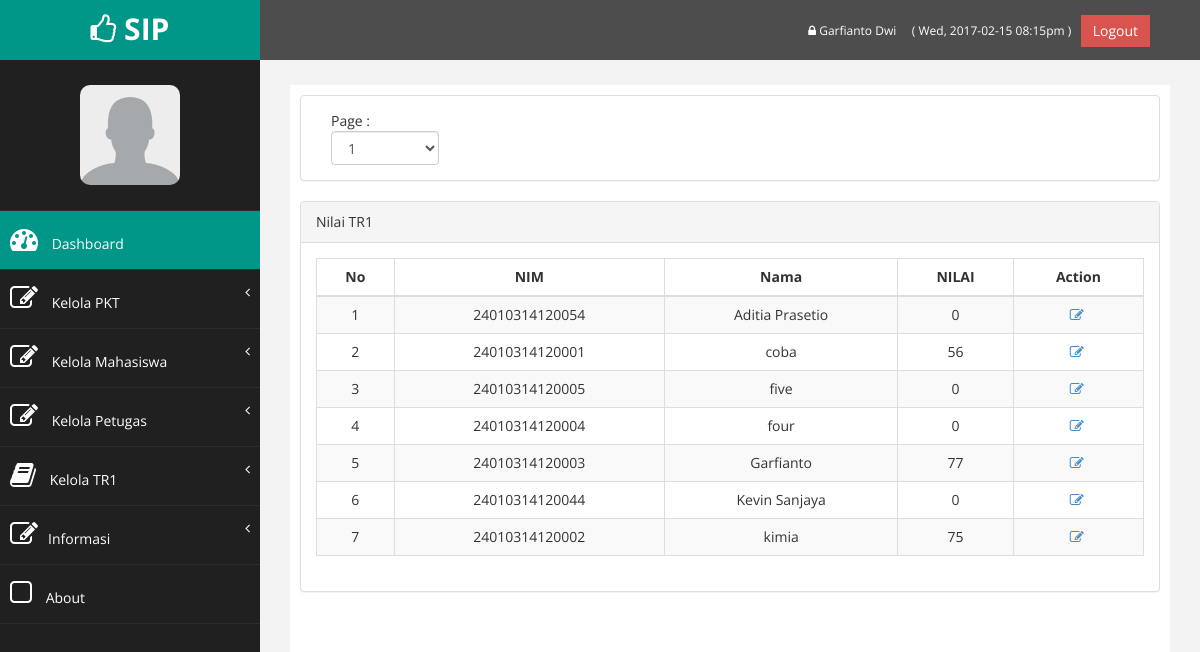
Screenshot of /dashboard/daftar_nilai_tr1_real.php (signed in) with the database file from the repository.
### tables this page shows
CREATE TABLE `petugas` (
  `idpetugas` int(11) NOT NULL,
  `nama` varchar(30) NOT NULL,
  `email` varchar(50) NOT NULL,
  `password` varchar(50) NOT NULL
);

CREATE TABLE `daftar_tr1` (
  `id_tr1` int(11) NOT NULL,
  `nim` varchar(14) NOT NULL,
  `komulatif` int(10) NOT NULL,
  `sks` int(10) NOT NULL,
  `krs` date NOT NULL,
  `daftar` date NOT NULL,
  `fisik` varchar(10) NOT NULL,
  `analitik` int(10) NOT NULL,
  `organik` int(10) NOT NULL,
  `anorganik` int(10) NOT NULL,
  `biokimia` int(10) NOT NULL,
  `nilai_akhir` int(11) NOT NULL
);

CREATE TABLE `anggota` (
  `nim` varchar(20) NOT NULL,
  `nama` varchar(30) NOT NULL,
  `password` varchar(50) NOT NULL,
  `alamat` varchar(150) NOT NULL,
  `kota` varchar(30) NOT NULL,
  `email` varchar(50) NOT NULL,
  `no_telp` varchar(15) NOT NULL,
  `id_wali` varchar(20) NOT NULL,
  `angkatan` varchar(10) NOT NULL,
  `judul` varchar(80) NOT NULL,
  `idlab` varchar(10) NOT NULL
);

### dashboard/functions.php (called while the page is built, shortened)
<?php
	require_once('connect.php');
	$con = mysqli_connect($db_host, $db_username, $db_password, $db_database);
	$site_name="SIP";
	if(isset($_SESSION['sip_masuk_aja'])){
		if($_SESSION['sip_status']=='petugas'){
			$query = "SELECT * FROM petugas WHERE idpetugas=".$_SESSION['sip_masuk_aja']."";
			$petugas=mysqli_query($con,$query);
			$petugas=$petugas->fetch_object();
			$status=$_SESSION['sip_status'];
		}elseif($_SESSION['sip_status']=='anggota'){
			$query = "SELECT * FROM anggota WHERE nim=".$_SESSION['sip_masuk_aja']."";
			$anggota=mysqli_query($con,$query);
			$anggota=$anggota->fetch_object();
			$status=$_SESSION['sip_status'];
		}elseif($_SESSION['sip_status']=='dosen'){
			$query = "SELECT * FROM dosen WHERE nip=".$_SESSION['sip_masuk_aja']."";
			$dosen=mysqli_query($con,$query);
			$dosen=$dosen->fetch_object();
			$status=$_SESSION['sip_status'];
		}elseif($_SESSION['sip_status']=='lab'){
			$query = "SELECT * FROM lab WHERE idlab=".$_SESSION['sip_masuk_aja']."";
			$lab=mysqli_query($con,$query);
			$lab=$lab->fetch_object();
			$status=$_SESSION['sip_status'];
		}else {
			echo "Harap ulangi login";
		}
	}
?>

### dashboard/daftar_nilai_tr1_real.php (the view, shortened to what this page needs)
<?php
	include_once('sidebar.php');
?>
<div class="row" >
	<div class="col-md-12 col-sm-12 col-xs-12">
		<div class="panel panel-default">
			<div class="panel-body">
				<div class="col-md-2 col-sm-12 col-xs-12">
					Page :
				<select class='form-control' id='page'>
				<?php
					$query = "SELECT count(nim) as jml_data FROM daftar_tr1";
					$result = $con->query( $query );
					$row = $result->fetch_object();
					$jml_data=$row->jml_data;
					$total_page=ceil($jml_data/10);
					for($i=1;$i<=$total_page;$i++){
						echo "<option value='".$i."'>".$i."</option>";
					}
				?>
				</select>
				</div>
			</div>
		</div>
	</div>
</div>
<div class="row" >
	<div class="col-md-12 col-sm-12 col-xs-12">
		<div class="panel panel-default">
			<div class="panel-heading">
			   Nilai TR1
			</div>
			<div class="panel-body">
				<div class="table-responsive">
					<table class="table table-striped table-bordered table-hover">
						<thead>
							<tr>
								<th>No</th>
								<th>NIM</th>
								<th>Nama</th>
								<th>NILAI</th>
								<?php if(($status=="petugas")||($status=="dosen")){
									echo "<th>Action</th>";
								}
								?>
							</tr>
						</thead>
						<tbody id="hasil_anggota">
						<?php
							if ($status=="petugas") {
								$query = "SELECT * FROM daftar_tr1 INNER JOIN anggota ON daftar_tr1.nim=anggota.nim ORDER BY nama LIMIT 10";
							}elseif ($status=="anggota") {
								$query = "SELECT * FROM daftar_tr1 INNER JOIN anggota ON daftar_tr1.nim=anggota.nim WHERE daftar_tr1.nim='".$anggota->nim."'";
							}elseif ($status=="dosen") {
								$query = "SELECT * FROM daftar_tr1 INNER JOIN anggota ON daftar_tr1.nim=anggota.nim INNER JOIN dosen ON anggota.id_wali=dosen.id_wali WHERE anggota.id_wali='".$dosen->id_wali."'";
							}else {
								$query = "SELECT * FROM daftar_tr1 INNER JOIN anggota ON daftar_tr1.nim=anggota.nim INNER JOIN dosen ON anggota.id_wali=dosen.id_wali WHERE anggota.idlab='".$lab->idlab."'";
							}
							$result = $con->query( $query );
							$i=1;
							while($row = $result->fetch_object()){
								echo "<tr align='center'>";
								echo "<td>".$i."</td>";$i++;
								echo "<td>".$row->nim."</td>";
								echo "<td>".$row->nama."</td>";
								echo "<td>".$row->nilai_akhir."</td>";
								if(($status=="petugas")||($status=="dosen")){
								echo "<td align='center'>
										<a href='edit_nilai_tr1.php?nim=".$row->nim."'><i class='fa fa-edit'></i></a>&nbsp;
									 </td>";
									 }
								echo "</tr>";
							}
						?>
						</tbody>
					</table>
				</div>
			</div>
		</div>
	</div>
</div>
<?php
	include_once('footer.php');
?>

### dashboard/sidebar.php (shortened to what this page needs)
<?php
	require_once('functions.php');
?>
<!DOCTYPE html>
<html xmlns="http://www.w3.org/1999/xhtml">
<head>
    <link href="assets/css/bootstrap.css" rel="stylesheet" />
    <link href="assets/css/font-awesome.css" rel="stylesheet" />
    <link href="assets/css/custom.css" rel="stylesheet" />
</head>
<body>
    <div id="wrapper">
		<nav class="navbar navbar-default navbar-cls-top " role="navigation" style="margin-bottom: 0">
            <div class="navbar-header">
                <a class="navbar-brand" hKeloref="index.php"><i class="fa fa-thumbs-o-up"></i> <?php echo $site_name ?></a>
            </div>
			<div style="color: white; padding: 15px 50px 5px 50px; float: right; font-size: 16px;">
				<a href="profil.php" title='Ubah Password' style="color:#fff; font-size:12px;"><i class="fa fa-lock"></i> <?php if($status=="petugas") echo $petugas->nama; elseif($status=="dosen") echo $dosen->nama_dosen;elseif($status=="lab") echo $lab->nama_lab; else echo $anggota->nama; ?> </a>&nbsp;&nbsp;
				<a style="text-decoration: none; color:#fff; font-size:12px;"> <?php
					echo " ( ".date("D, Y-m-d") . " ". date("h:ia")." )&nbsp;&nbsp;";
				?>
				</a>
				<a href="logout.php" class="btn btn-danger square-btn-adjust">Logout</a>
			</div>
        </nav>
        <nav class="navbar-default navbar-side" role="navigation">
            <div class="sidebar-collapse">
                <ul class="nav" id="main-menu">
				<li class="text-center">
					<img src="assets/img/user/default.jpg" class="user-image img-responsive"/>
				</li>
				<li>
					<a class="active-menu" href="index.php"><i class="fa fa-dashboard fa-2x"></i> Dashboard</a>
				</li>
				<?php
				if($status=="petugas"){
					echo '<li>
						<a href="#"><i class="fa fa-edit fa-2x"></i> Kelola PKT<span class="fa arrow"></span></a>
						<ul class="nav nav-second-level">
							<li><a href="p_daftar_pkt.php">Pendaftaran PKT</a></li>
							<li><a href="daftar_pkt.php">Daftar Mahasiswa PKT</a></li>
							<li><a href="daftar_input_judul.php">Input Judul Mahasiswa PKT</a></li>
							<li><a href="daftar_judul.php">Daftar Judul Mahasiswa PKT</a></li>
							<li><a href="mhs_lab.php">Input penempatan mahasiswa</a></li>
							<li><a href="daftar_penempatan.php">Daftar penempatan mahasiswa</a></li>
							<li><a href="bimbingan.php">Input bimbingan mahasiswa</a></li>
							<li><a href="daftar_bimbingan.php">Daftar bimbingan mahasiswa</a></li>
							<li><a href="input_nilai_pkt1.php">Input nilai PKT</a></li>
							<li><a href="nilai_pkt.php">Daftar Nilai PKT</a></li>
						</ul>
					</li>
					<li>
						<a href="#"><i class="fa fa-edit fa-2x"></i> Kelola Mahasiswa<span class="fa arrow"></span></a>
						<ul class="nav nav-second-level">
							<li><a href="daftar_anggota.php">Data Anggota</a></li>
							<li><a href="tambah_anggota.php">Tambah Anggota</a></li>
						</ul>
					</li>
					<li>
						<a href="#"><i class="fa fa-edit fa-2x"></i> Kelola Petugas<span class="fa arrow"></span></a>
						<ul class="nav nav-second-level">
							<li><a href="daftar_petugas.php">Data Petugas</a></li>
							<li><a href="tambah_petugas.php">Tambah Petugas</a></li>
						</ul>
					</li>';
				}
				?>
				<li>
						<?php
							echo '<a href="#"><i class="fa fa-book fa-2x"></i> Kelola TR1';
						?>
					<span class="fa arrow"></span></a>
				</li>
				<li>
					<a href="#"><i class="fa fa-edit fa-2x"></i>Informasi<span class="fa arrow"></span></a>
				</li>
					<li>
                        <a  href="http://localhost/sip/index.php#about"><i class="fa fa-square-o fa-2x"></i> About</a>
					</li>
                </ul>
            </div>
        </nav>
        <div id="page-wrapper" >
            <div id="page-inner">

### dashboard/assets/css/custom.css (style rules this page uses)
body { font-family: 'Open Sans', sans-serif; }
#wrapper { width: 100%; background:#202020; }
#page-wrapper { padding: 15px 15px; min-height: 600px; background:#F3F3F3; }
#page-inner { width:100%; margin:10px 20px 10px 0px; background-color:#fff!important; padding:10px; min-height:1200px; }
.text-center { text-align:center; }
.square-btn-adjust { border: 0px solid transparent; -webkit-border-radius: 0px; -moz-border-radius: 0px; border-radius: 0px; }
.user-image { margin: 25px auto; -webkit-border-radius: 10px; -moz-border-radius: 10px; border-radius: 10px; max-height:100px; max-width:100px; }
.navbar-cls-top .navbar-brand { color: #fff; background: #009688; width: 260px; text-align: center; height: 60px; font-size: 30px; font-weight: 700; }
.active-menu { background-color:#009688!important; }
.arrow { float: right; }
.fa.arrow:before { content: "\f104"; }
.sidebar-collapse , .sidebar-collapse .nav { background:none; }
.sidebar-collapse .nav { padding:0; }
.sidebar-collapse .nav > li > a { color:#fff; background:#202020; text-shadow:none; }
.sidebar-collapse > .nav > li > a { padding:15px 10px; }
.sidebar-collapse > .nav > li { border-bottom: 1px solid rgba(107, 108, 109, 0.19); }
.navbar-side { border:none; background-color: #202020; }
.navbar-cls-top { background:#4D4D4D; border-bottom:none; }
.navbar-default { border:0px solid black; }
.navbar-header { background: #009688; }
.nav > li > a > i { margin-right:10px; }
@media (min-width:768px) { #page-wrapper { margin: 0 0 0 260px; padding: 15px 30px; min-height: 1200px; } }
@media (min-width:768px) { .navbar-side { z-index: 1; position: absolute; width: 260px; } }
@media (min-width:768px) { .navbar { border-radius: 0px; } }

### rows the page displays
petugas: nama "Garfianto Dwi"
daftar_tr1: anggota.nim "24010314120054", anggota.nama "Aditia Prasetio", nilai_akhir "0"
daftar_tr1: anggota.nim "24010314120001", anggota.nama "coba", nilai_akhir "56"
daftar_tr1: anggota.nim "24010314120005", anggota.nama "five", nilai_akhir "0"
daftar_tr1: anggota.nim "24010314120004", anggota.nama "four", nilai_akhir "0"
daftar_tr1: anggota.nim "24010314120003", anggota.nama "Garfianto", nilai_akhir "77"
daftar_tr1: anggota.nim "24010314120044", anggota.nama "Kevin Sanjaya", nilai_akhir "0"
daftar_tr1: anggota.nim "24010314120002", anggota.nama "kimia", nilai_akhir "75"

### other values shown
$site_name "SIP"
form field value "1"
